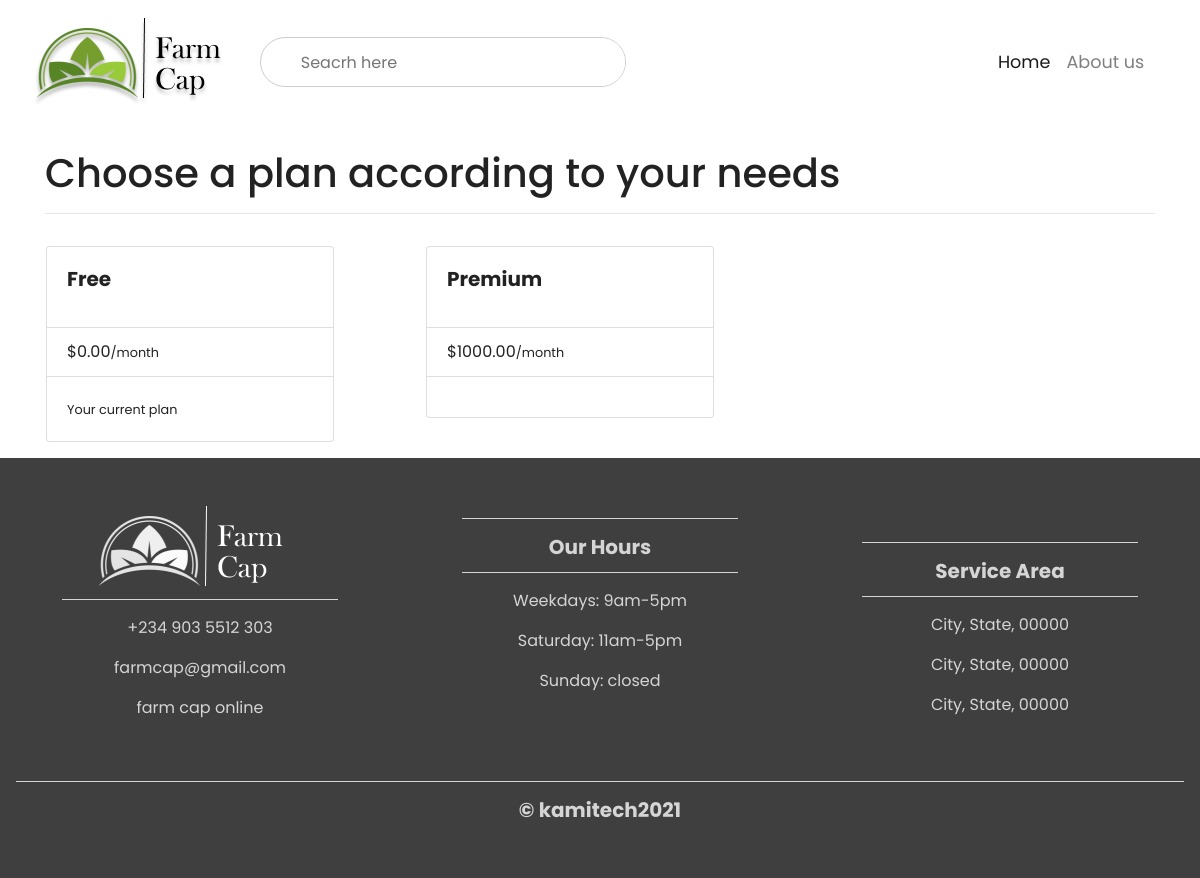
The app's page /memberships/ with its own data.
### app/models.py (models this page shows, shortened)
class Membership(models.Model):
    slug = models.SlugField(null=True, blank=True)
    membership_type = models.CharField(
    choices=MEMBERSHIP_CHOICES, default='Free',
    max_length=30
      )
    price = models.DecimalField(default=0, max_digits=9000, decimal_places=2)

### app/views.py (the view)
# urls.py: path('memberships/', views.MembershipView.as_view(), name='select'),
class MembershipView(ListView):
    model = Membership
    template_name = 'list.html'
    def get_user_membership(self):
        user_membership_qs = UserMembership.objects.filter()#user=self.request.user
        if user_membership_qs.exists():
            return user_membership_qs.first()
        return None
    def get_context_data(self, *args, **kwargs):
        context = super().get_context_data(**kwargs)
        current_membership = self.get_user_membership()#self.request
        context['current_membership'] = str()#current_membership.membership
        return context

### templates/list.html (shortened to what this page needs)
{% extends 'base.html' %} {% block content %}
<div class="container">
    <br>
    <h1>Choose a plan according to your needs</h1>
    <hr>
    <div class="row">
        {% for object in object_list %}
        <div class="col-sm-4 col-md-4">
            <div class="card" style="width: 18rem;">
                <div class="card-body">
                    <h5 class="card-title">{{ object.membership_type }}</h5>
                </div>
                <ul class="list-group list-group-flush">
                    <li class="list-group-item"> ${{ object.price }}<small>/month</small></li>
                </ul>
                <div class="card-body">
                    {% if object.membership_type == 'Free' %}
                    <form method="POST" action="{% url 'select' %}">
                        {% csrf_token %} {% if object.membership_type == current_membership %}
                        <button class="btn btn-warning">Change</button> {% else %}
                        <small>Your current plan</small> {% endif %}
                    </form>
                    {% endif %}
                </div>
            </div>
        </div>
        {% endfor %}
    </div>
</div>
{% endblock content %}

### static/style.css (style rules this page uses)
html, body { height: 100%; width: 100%; font-family: 'poppins', sans-serif; color: #222; }
h5 { font-weight: bold; }
[class*="col-"] { padding: 1rem; }

### records on screen
Membership: membership_type "Free", price "0.00", shows "Your current plan"
Membership: membership_type "Premium", price "1000.00"
